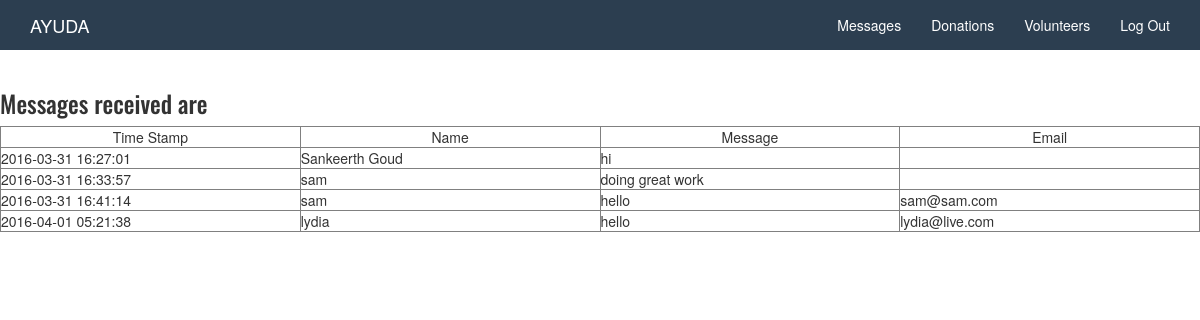
The page /messages.php (signed in) on the database its author committed.
### tables this page shows
CREATE TABLE IF NOT EXISTS `contact` (
  `time_stamp` timestamp NOT NULL DEFAULT CURRENT_TIMESTAMP,
  `name` varchar(100) NOT NULL,
  `message` varchar(100) NOT NULL,
  `email` varchar(100) NOT NULL
);

### messages.php (the view, shortened to what this page needs)
<!DOCTYPE html>
<html lang="en">
  <head>
    <link href="css/bootstrap.min.css" rel="stylesheet">
    <link href="css/custom.css" rel="stylesheet">
    <link href="http://netdna.bootstrapcdn.com/font-awesome/4.0.3/css/font-awesome.css" rel="stylesheet">
  </head>
<h3> Messages received are </h3>
  <body>
  <div class="center">
	<table name="tablee" width="100%" border="1" style="table-layout:fixed" >
  <tr>
    <td style="text-align:center">Time Stamp</td>
    <td style="text-align:center">Name</td>
	  <td style="text-align:center">Message</td>
	  <td style="text-align:center">Email</td>
  </tr>
<?php
$conn = new mysqli("localhost","root","","ayuda");
$query = "SELECT * FROM contact";
$retval=mysqli_query($conn,$query);
while($row=mysqli_fetch_array($retval))
{
  echo "<tr>";
        echo "<td>" . "$row[0]" . "</td>";
        echo "<td>" . "$row[1]" . "</td>";
        echo "<td>" . "$row[2]" . "</td>";
        echo "<td>" . "$row[3]" . "</td>";
  echo "</tr>";
}
?>
 </table>
    <div class="navbar navbar-default navbar-fixed-top" role="navigation">
      <div class="container">
        <div class="navbar-header">
          <a class="navbar-brand" href="#">AYUDA</a>
        </div>
        <div class="navbar-collapse collapse">
          <ul class="nav navbar-nav navbar-right">
            <li ><a href="Messages.php">Messages</a></li>
            <li><a href="Donations.php">Donations</a></li>
            <li><a href="Volunteers.php">Volunteers</a></li>
            <li><a href="logout.php">Log Out</a></li>
          </ul>
        </div>
      </div>
    </div>
  </body>
</html>

### css/custom.css (style rules this page uses)
body { padding-top: 70px; padding-bottom: 100px; }
h1, h2, h3, h4, h5, h6 { font-family: 'Oswald', sans-serif; }
.navbar-default { background-color: #2C3E50; border-color: #FFFFFF; color: #FFFFFF; }
.navbar-default .navbar-brand { color: #FFFFFF; }
.navbar-default .navbar-nav > li > a { color: #FFFFFF; }

### rows shown on the page
contact: time_stamp "2016-03-31 16:27:01", name "Sankeerth Goud", message "hi"
contact: time_stamp "2016-03-31 16:33:57", name "sam", message "doing great work"
contact: time_stamp "2016-03-31 16:41:14", name "sam", message "hello", email "sam@sam.com"
contact: time_stamp "2016-04-01 05:21:38", name "lydia", message "hello", email "lydia@live.com"
